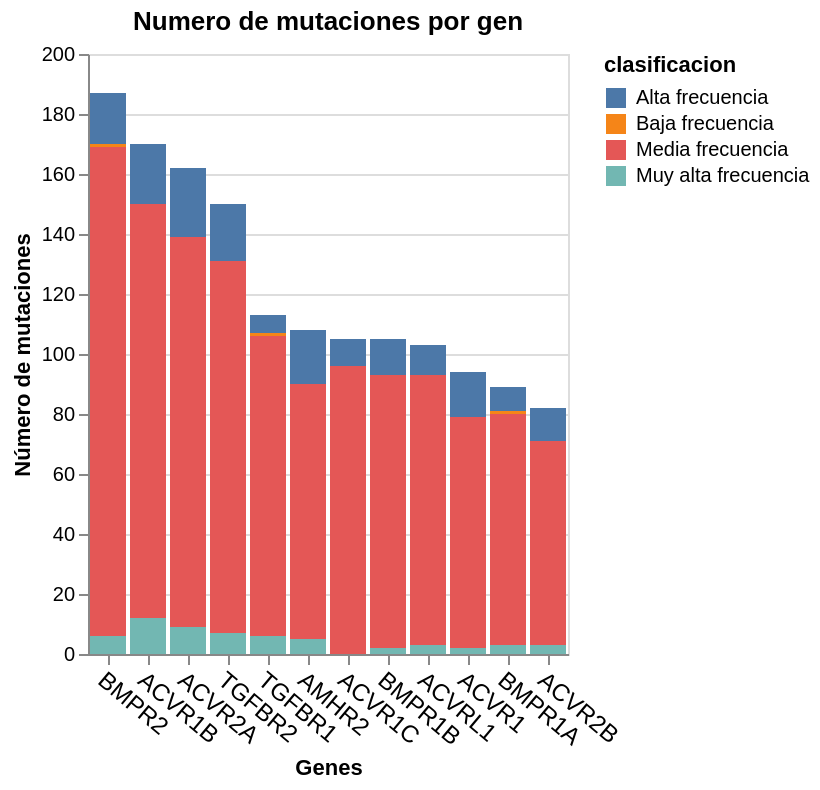

Write notebook code for a chart like this one.
### Code cell
alt.Chart(df_cancer
).transform_aggregate(
    unique_aa_mutation='distinct(icgc_mutation_id)',
    groupby=['TK_Name','icgc_mutation_id', 'clasificacion']
).mark_bar().encode(
    y=alt.Y('count(unique_aa_mutation):Q', title='Número de mutaciones'),
    x=alt.X('TK_Name', sort='-y', title='Genes',axis=alt.Axis(
              labelAngle=40, labelFontSize=12)),
    color = 'clasificacion'
).properties(
    title="Numero de mutaciones por gen"
)

### Figure 1 — Vega-Lite specification as saved in the notebook (floating-point values rounded to 4 significant figures; data arrays with more than 128 entries replaced by an {"elided": "..."} marker saying what was removed)
{"config": {"view": {"continuousWidth": 300, "continuousHeight": 300}}, "data": {"name": "data-44f39bde835706d946be15464e7eb266"}, "mark": {"type": "bar"}, "encoding": {"color": {"field": "clasificacion", "type": "nominal"}, "x": {"axis": {"labelAngle": 40, "labelFontSize": 12}, "field": "TK_Name", "sort": "-y", "title": "Genes", "type": "nominal"}, "y": {"aggregate": "count", "field": "unique_aa_mutation", "title": "Número de mutaciones", "type": "quantitative"}}, "title": "Numero de mutaciones por gen", "transform": [{"aggregate": [{"op": "distinct", "field": "icgc_mutation_id", "as": "unique_aa_mutation"}], "groupby": ["TK_Name", "icgc_mutation_id", "clasificacion"]}], "$schema": "https://vega.github.io/schema/vega-lite/v5.8.0.json", "datasets": {"data-44f39bde835706d946be15464e7eb266": {"elided": "3388 records"}}}
